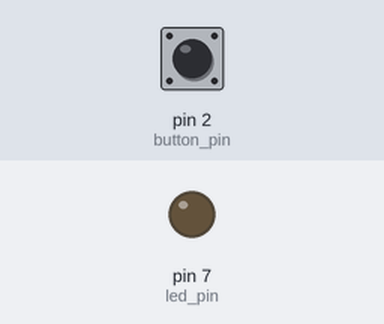
A sketch run on a simulated Arduino Uno, built with avr-gcc and run on an emulated ATmega328P. Shown: output pins drawn as LEDs (lit = HIGH). The test bench sets the inputs (shaded band); at power-on: pin 2 (button_pin) HIGH.

Above: at 1.2 s.
1.3 s: pin 2 (button_pin) pulled LOW for 0.15 s
At 2.5 s:
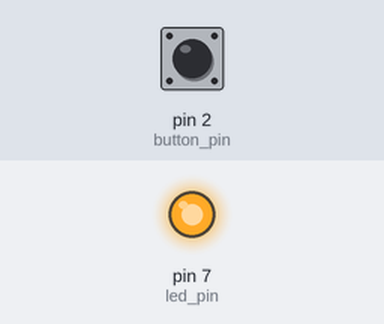
2.9 s: pin 2 (button_pin) pulled LOW for 1 s
At 3.9 s:
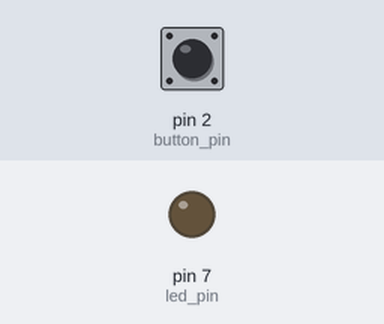
5.4 s: pin 2 (button_pin) pulled LOW for 3.2 s
At 5.8 s:
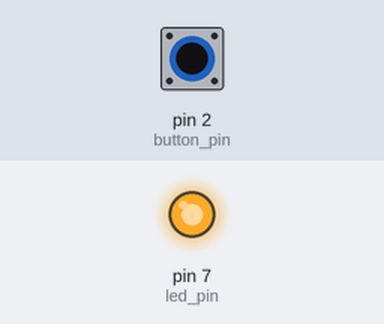
Timing chart, 0 to 8.4 s (numbered marks = the images above; inputs shaded):
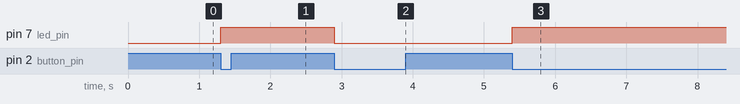

The sketch:

led_onoff.ino.ino
```cpp
int led_pin = 7;
int button_pin = 2;
int led_status = LOW;

int old_status = HIGH;
int count = 0;


void setup() {
  pinMode(led_pin, OUTPUT);
  pinMode(button_pin, INPUT_PULLUP);
}


void loop() {
  int now_status = digitalRead(button_pin);

  if (now_status == LOW && old_status == HIGH && count == 0) {
    count = -20000;
    led_status =! led_status;
    digitalWrite(led_pin, led_status);
  } else if (now_status == HIGH && old_status == LOW && count == 0) {
    count = -20000;
  }
  if (count < 0) count++;
    old_status = now_status;
}
```

Measured:
- after the input at 1.3 s, pin 7 (led_pin): LOW → HIGH at once
- after the input at 2.9 s, pin 7 (led_pin): HIGH → LOW at once
- after the input at 5.4 s, pin 7 (led_pin): LOW → HIGH at once
